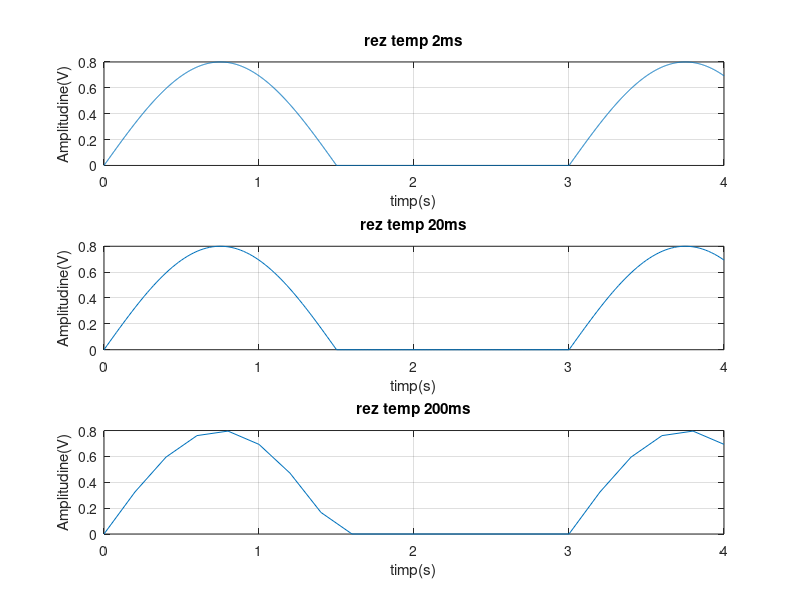

Here is the MATLAB script that generated this plot:
%Se va genera un semnal cu rezolutie temporara de 2ms, 20ms
%200ms pentru un semnal continuu de tipul:
%4. Semnal sinusoidal redresat mono alternanta
%? Perioada semnalului sinusoidal initial (neredresat) 3 s.
%? Amplitudine: 0.8.

%Rezolutie temporara de 2 ms
t=0:0.002:4;
f=0.3333;
s=0.4*(sin(2*pi*f*t)+abs(sin(2*pi*f*t)));
%formula pentru redresare mono alternanta
subplot(3,1,1)
plot(t,s),grid,xlabel('timp(s)'),ylabel('Amplitudine(V)'),title('rez temp 2ms');

%Rezolutie temporara de 20 ms
t=0:0.02:4;
f=0.3333;
s=0.4*(sin(2*pi*f*t)+abs(sin(2*pi*f*t))); 
subplot(3,1,2)
plot(t,s),grid,xlabel('timp(s)'),ylabel('Amplitudine(V)'),title('rez temp 20ms');

%Rezolutie temporara de 200 ms
t=0:0.2:4;
f=0.3333;
s=0.4*(sin(2*pi*f*t)+abs(sin(2*pi*f*t)));
subplot(3,1,3)
plot(t,s),grid,xlabel('timp(s)'),ylabel('Amplitudine(V)'),title('rez temp 200ms');